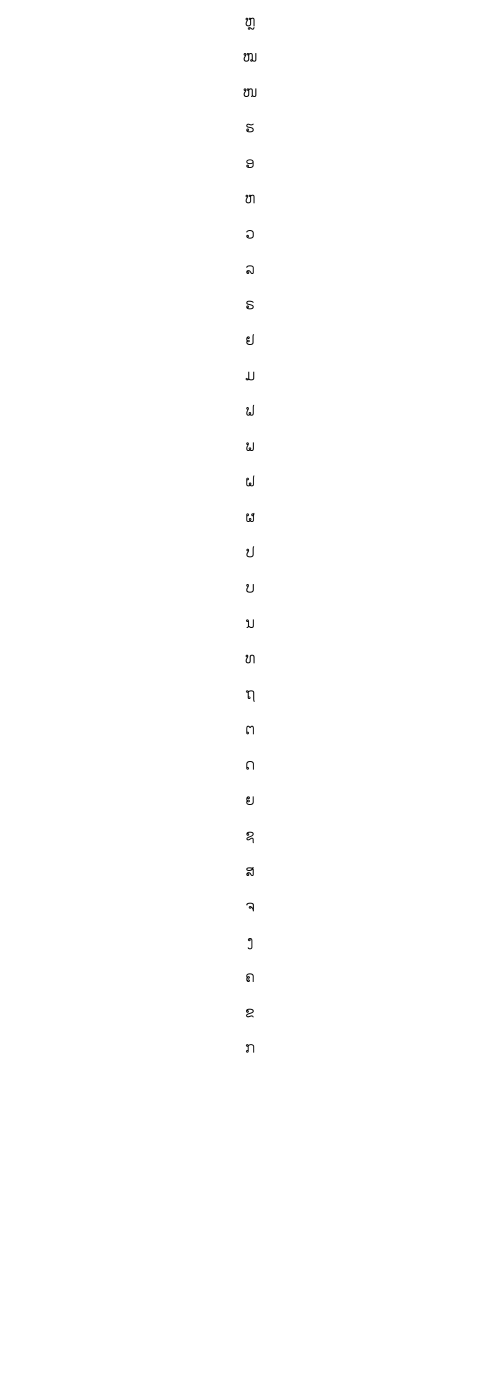
#> input picture picture/0.png, 1500 x 4200 px (shown at 1/3 size); its folder holds only this picture in this run
$ jupyter execute --allow-errors crop.ipynb
#> lines starting #> are read from the running program, lines starting #| are printed output that depends on the picture; after the words box and inside, x2 and y2 are one past the last pixel; in counts of white or black regions, pixels touching at a corner belong together
[cell 1]
from skimage.transform import resize
import matplotlib.pyplot as plt
import cv2
import numpy as np
import os

[cell 2]
#rename picture file
picture = os.listdir("picture")
total = 0
for j in picture:
    scr = "picture/" + str(j)
    name = "picture/" + str(total) + ".png"
    os.rename(scr, name)
    total = total + 1

[cell 3]
picture = os.listdir("picture")
picture[:10]

[cell 4]
#Create directory
""" for i in range(int(len(picture))):
    os.mkdir('charecter/charecters' + str(i))

floderj = os.listdir("charecter") """

[cell 5]
count = 0
image = []
for i in picture:
    img = cv2.imread(os.path.join('picture', i))
#> img is the input picture: shape (4200, 1500, 3); min 0, max 255, mean 254.7
    orim = img.copy()
    gray = cv2.cvtColor(img, cv2.COLOR_BGR2GRAY)

    #detect edge and find contours
    imCanny = cv2.Canny(gray, 20,200)
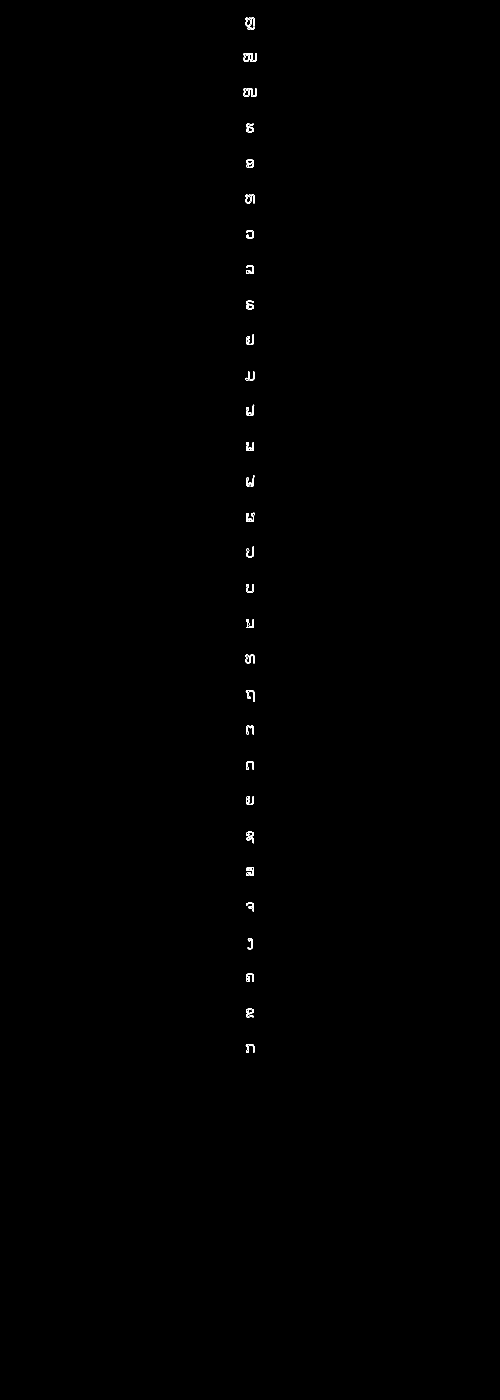
#> imCanny: shape (4200, 1500) (shown at 1/3 size); 0.09% white in thin lines or dots, all inside (x1, y1, x2, y2) = (730, 53, 770, 3158)
    contours, _ = cv2.findContours(imCanny, cv2.RETR_EXTERNAL, cv2.CHAIN_APPROX_SIMPLE)
#> contours = 41 contours, 12 with area under 20; largest, box (x1, y1, x2, y2) and area: (730, 265, 770, 291) 592, (730, 159, 770, 185) 473, (738, 2601, 762, 2628) 372, (739, 478, 761, 504) 372, (736, 584, 764, 610) 324

    #first rectangle fill
    for cnt in contours:
        x,y,w,h = cv2.boundingRect(cnt)
        cv2.rectangle(img,(x,y),(x+w,y+h),(0,255,0),-1)
#> this loop made 41 passes
#> (x, y, w, h) on passes 1, 2, 3, 5, 6, 7, 8, 9, 10, 11, 12, 14: (737, 3132, 26, 26), (738, 3026, 24, 26), (744, 2940, 3, 3), (741, 2928, 9, 12), (738, 2920, 24, 26), (743, 2814, 15, 34), (749, 2721, 3, 3), (738, 2708, 24, 26), (738, 2601, 24, 27), (739, 2495, 23, 35), (744, 2401, 3, 4), (738, 2389, 24, 26)
#> (cnt, x, y, w, h) on passes 4, 13, 26, 30: ([[744, 2931], [744, 2933], [746, 2933], [746, 2931]], 744, 2931, 3, 3), ([[744, 2392], [744, 2394], [746, 2394], [746, 2392]], 744, 2392, 3, 3), ([[739, 1136], [740, 1136]], 739, 1136, 2, 1), ([[744, 817], [744, 818]], 744, 817, 1, 2)

    #second detect edge and crop image
    nimg = img
    ncanny = cv2.Canny(nimg, 20, 200)
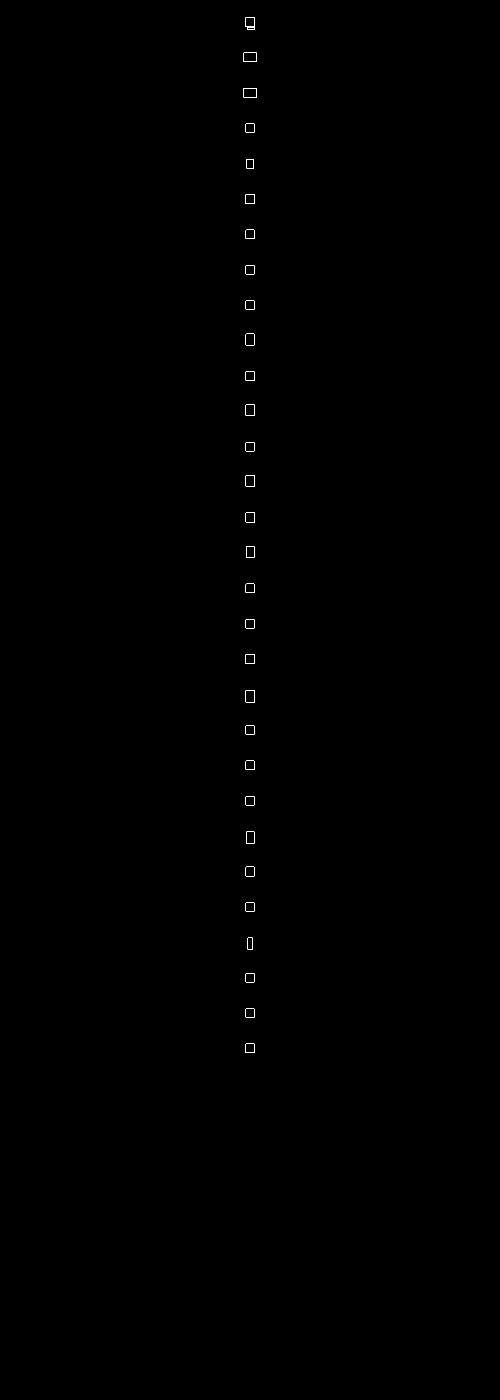
#> ncanny: shape (4200, 1500) (shown at 1/3 size); 0.05% white in thin lines or dots, all inside (x1, y1, x2, y2) = (729, 52, 771, 3159)
    ncont, _ = cv2.findContours(ncanny, cv2.RETR_EXTERNAL, cv2.CHAIN_APPROX_SIMPLE)
#> ncont = 30 contours; largest, box (x1, y1, x2, y2) and area: (729, 264, 771, 292) 1104, (729, 158, 771, 186) 1104, (736, 2070, 765, 2107) 1005, (735, 52, 765, 90) 956, (737, 1425, 764, 1460) 881

    floder = 'charecter/charecters' + str(count) + '/'
    no = 0

    for cnt in ncont:
        #name = laChar[no]
        x,y,w,h = cv2.boundingRect(cnt)
        #cv2.rectangle(orim,(x,y),(x+w,y+h),(0,255,0),1)
        pic = orim[y:y+h,x:x+w]
        #resize image
        pic = resize(pic, (32,32))
        path = floder + "/" + str(no) + ".png"
        plt.imsave(path, pic)
        image.append(pic)
        if no > 30:
            no = 0
        no = no + 1
#> this loop made 30 passes
#> (x, y, w, h, path) on passes 1 to 12: (736, 3131, 28, 28, 'charecter/charecters0//0.png'), (737, 3025, 26, 28, 'charecter/charecters0//1.png'), (737, 2919, 26, 28, 'charecter/charecters0//2.png'), (742, 2813, 17, 36, 'charecter/charecters0//3.png'), (737, 2707, 26, 28, 'charecter/charecters0//4.png'), (737, 2600, 26, 29, 'charecter/charecters0//5.png'), (738, 2494, 25, 37, 'charecter/charecters0//6.png'), (737, 2388, 26, 28, 'charecter/charecters0//7.png'), (737, 2282, 26, 28, 'charecter/charecters0//8.png'), (737, 2176, 26, 28, 'charecter/charecters0//9.png'), (736, 2070, 29, 37, 'charecter/charecters0//10.png'), (735, 1963, 30, 28, 'charecter/charecters0//11.png')
#> pass 1, `pic = orim[y:y+h,x:x+w]`:
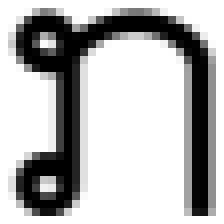
#> pic: shape (28, 28, 3) (shown 8 times larger); min 0, max 255, mean 181.5
#> pass 1, `pic = resize(pic, (32,32))`:
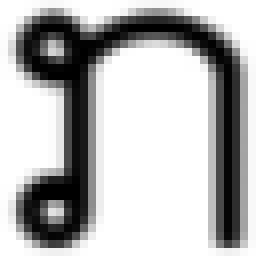
#> pic: shape (32, 32, 3) float64 (shown 8 times larger); min 0, max 1, mean 0.712
#> pass 2, `pic = orim[y:y+h,x:x+w]`:
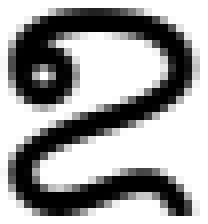
#> pic: shape (28, 26, 3) (shown 8 times larger); min 0, max 255, mean 161.8
#> after the loop, image = 30 items; no = 30
    count = count + 1

len(image)
#> Out = 30
